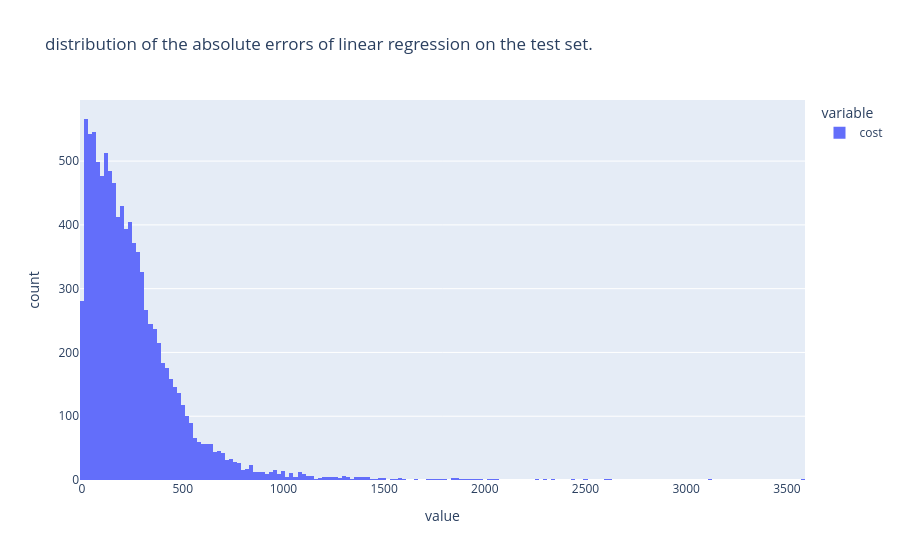

The cell this chart's notebook holds for it:
### Markdown cell above
> 💡 **Uitleg**
>
> `np.abs(error)` maakt elke fout positief, `np.mean(...)` neemt het gemiddelde. Dit getal lees je als: *"gemiddeld zit het model er zoveel euro naast"*.

### Code cell
px.histogram(np.abs(error), title="distribution of the absolute errors of linear regression on the test set.")

### Figure 1 — Plotly figure (JSON) as saved in the notebook; plotly's stock layout.template omitted (floating-point values rounded to 4 significant figures; data arrays with more than 128 entries replaced by an {"elided": "..."} marker saying what was removed)
{"data": [{"bingroup": "x", "hovertemplate": "variable=cost<br>value=%{x}<br>count=%{y}<extra></extra>", "legendgroup": "cost", "marker": {"color": "#636efa", "pattern": {"shape": ""}}, "name": "cost", "orientation": "v", "showlegend": true, "x": {"elided": "10000 float values"}, "xaxis": "x", "yaxis": "y", "type": "histogram"}], "layout": {"xaxis": {"anchor": "y", "domain": [0.0, 1.0], "title": {"text": "value"}}, "yaxis": {"anchor": "x", "domain": [0.0, 1.0], "title": {"text": "count"}}, "legend": {"title": {"text": "variable"}, "tracegroupgap": 0}, "title": {"text": "distribution of the absolute errors of linear regression on the test set."}, "barmode": "relative"}}
